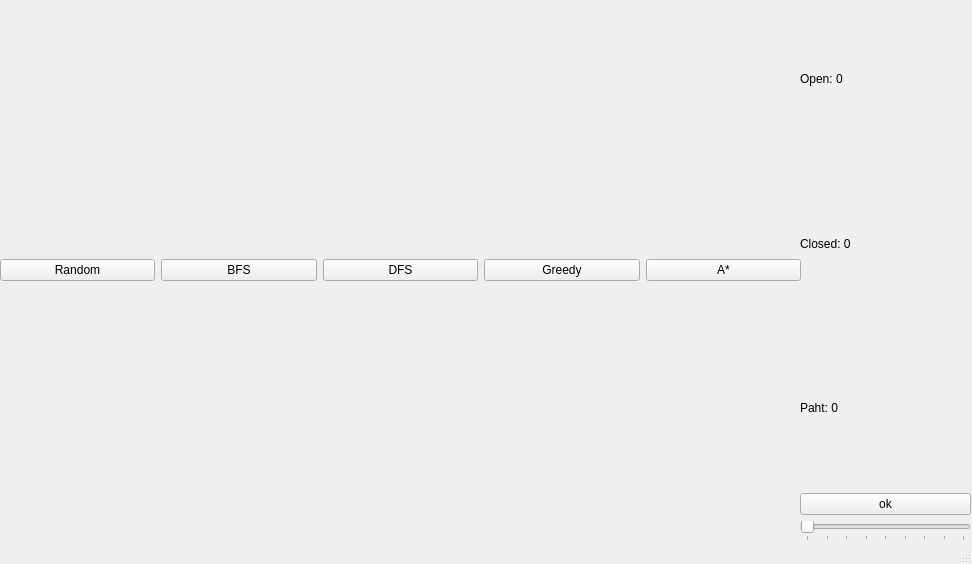
<?xml version="1.0" encoding="UTF-8"?>
<ui version="4.0">
 <class>MainWindow</class>
 <widget class="QMainWindow" name="MainWindow">
  <property name="geometry">
   <rect>
    <x>0</x>
    <y>0</y>
    <width>972</width>
    <height>564</height>
   </rect>
  </property>
  <property name="windowTitle">
   <string>MainWindow</string>
  </property>
  <widget class="QWidget" name="centralwidget">
   <widget class="QWidget" name="menu_widget" native="true">
    <property name="enabled">
     <bool>true</bool>
    </property>
    <property name="geometry">
     <rect>
      <x>0</x>
      <y>0</y>
      <width>801</width>
      <height>551</height>
     </rect>
    </property>
    <widget class="QWidget" name="horizontalLayoutWidget">
     <property name="geometry">
      <rect>
       <x>0</x>
       <y>0</y>
       <width>801</width>
       <height>541</height>
      </rect>
     </property>
     <layout class="QHBoxLayout" name="alg_menu">
      <item>
       <widget class="QPushButton" name="random_btn">
        <property name="text">
         <string>Random</string>
        </property>
       </widget>
      </item>
      <item>
       <widget class="QPushButton" name="bfs_btn">
        <property name="text">
         <string>BFS</string>
        </property>
       </widget>
      </item>
      <item>
       <widget class="QPushButton" name="dfs_btn">
        <property name="text">
         <string>DFS</string>
        </property>
       </widget>
      </item>
      <item>
       <widget class="QPushButton" name="greedy_btn">
        <property name="text">
         <string>Greedy</string>
        </property>
       </widget>
      </item>
      <item>
       <widget class="QPushButton" name="astar_btn">
        <property name="text">
         <string>A*</string>
        </property>
       </widget>
      </item>
     </layout>
    </widget>
   </widget>
   <widget class="QLabel" name="img_label">
    <property name="geometry">
     <rect>
      <x>0</x>
      <y>0</y>
      <width>800</width>
      <height>550</height>
     </rect>
    </property>
    <property name="text">
     <string/>
    </property>
    <property name="scaledContents">
     <bool>false</bool>
    </property>
   </widget>
   <widget class="QWidget" name="verticalLayoutWidget">
    <property name="geometry">
     <rect>
      <x>800</x>
      <y>0</y>
      <width>171</width>
      <height>541</height>
     </rect>
    </property>
    <layout class="QVBoxLayout" name="verticalLayout_2">
     <item>
      <widget class="QLabel" name="open_label">
       <property name="enabled">
        <bool>true</bool>
       </property>
       <property name="text">
        <string>Open: 0</string>
       </property>
      </widget>
     </item>
     <item>
      <widget class="QLabel" name="closed_label">
       <property name="text">
        <string>Closed: 0</string>
       </property>
      </widget>
     </item>
     <item>
      <widget class="QLabel" name="path_label">
       <property name="text">
        <string>Paht: 0</string>
       </property>
      </widget>
     </item>
     <item>
      <widget class="QPushButton" name="ok_button">
       <property name="text">
        <string>ok</string>
       </property>
      </widget>
     </item>
     <item>
      <widget class="QSlider" name="speed_slider">
       <property name="minimum">
        <number>0</number>
       </property>
       <property name="maximum">
        <number>400</number>
       </property>
       <property name="orientation">
        <enum>Qt::Horizontal</enum>
       </property>
       <property name="tickPosition">
        <enum>QSlider::TicksBelow</enum>
       </property>
       <property name="tickInterval">
        <number>50</number>
       </property>
      </widget>
     </item>
    </layout>
   </widget>
  </widget>
  <widget class="QStatusBar" name="statusbar"/>
 </widget>
 <resources/>
 <connections/>
</ui>
